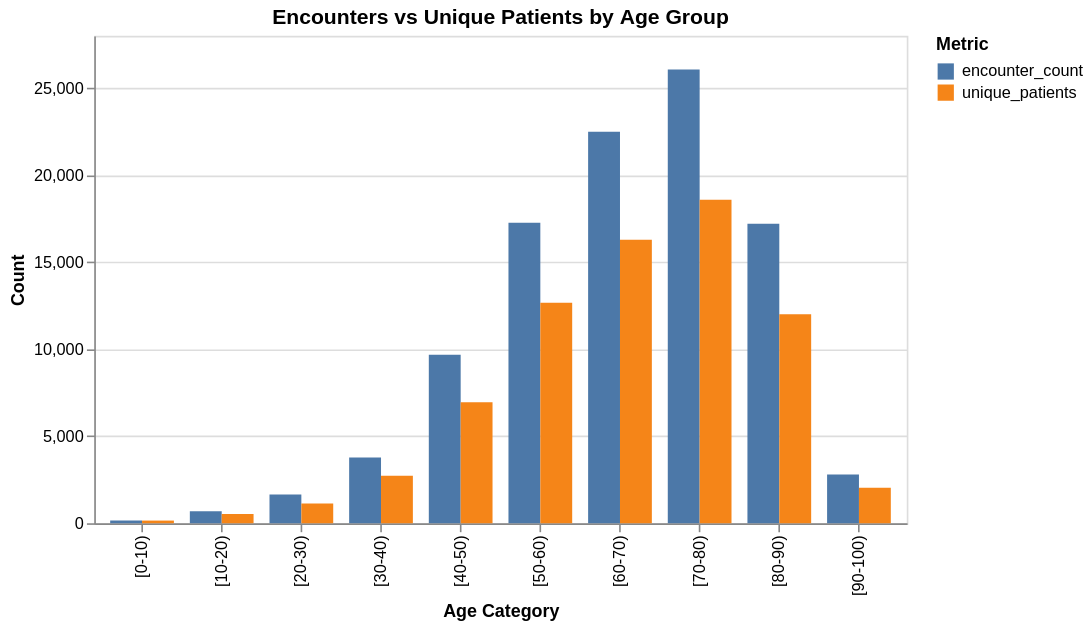

Notebook code cell kept with this figure:
### Code cell
# This plot tells us that the majority of patients in the dataset are aged 70-80, makes sense given the nature of diabetes
encounter_counts = (
    raw
    .groupby("patient_nbr")["encounter_id"]
    .count()
    .reset_index(name="encounter_count")  # this makes patient_nbr a regular column again
)

encounter_distribution = (
    encounter_counts
    .groupby("encounter_count")["patient_nbr"]
    .count()
    .reset_index(name="num_patients")
)
print(encounter_distribution)
 
encounter_by_age = (
    raw
    .groupby("age")
    .agg(
        encounter_count=("encounter_id", "count"),
        unique_patients=("patient_nbr", "nunique")
    )
    .reset_index()
)
print(encounter_by_age)

alt.Chart(encounter_by_age).transform_fold(
    ["encounter_count", "unique_patients"],
    as_=["metric", "value"]
).mark_bar().encode(
    x=alt.X("age:N", title="Age Category"),
    y=alt.Y("value:Q", title="Count"),
    color=alt.Color("metric:N", title="Metric"),
    xOffset=alt.XOffset("metric:N")
).properties(
    width=500,
    title="Encounters vs Unique Patients by Age Group"
)

### Figure 1 — Vega specification as saved in the notebook (floating-point values rounded to 4 significant figures)
{"$schema": "https://vega.github.io/schema/vega/v6.json", "data": [{"name": "source_0", "values": [{"age": "[0-10)", "metric": "encounter_count", "value_end": 161.0, "value_start": 0.0}, {"age": "[0-10)", "metric": "unique_patients", "value_end": 154.0, "value_start": 0.0}, {"age": "[10-20)", "metric": "encounter_count", "value_end": 691.0, "value_start": 0.0}, {"age": "[10-20)", "metric": "unique_patients", "value_end": 536.0, "value_start": 0.0}, {"age": "[20-30)", "metric": "encounter_count", "value_end": 1657.0, "value_start": 0.0}, {"age": "[20-30)", "metric": "unique_patients", "value_end": 1138.0, "value_start": 0.0}, {"age": "[30-40)", "metric": "encounter_count", "value_end": 3775.0, "value_start": 0.0}, {"age": "[30-40)", "metric": "unique_patients", "value_end": 2727.0, "value_start": 0.0}, {"age": "[40-50)", "metric": "encounter_count", "value_end": 9685.0, "value_start": 0.0}, {"age": "[40-50)", "metric": "unique_patients", "value_end": 6956.0, "value_start": 0.0}, {"age": "[50-60)", "metric": "encounter_count", "value_end": 17260.0, "value_start": 0.0}, {"age": "[50-60)", "metric": "unique_patients", "value_end": 12670.0, "value_start": 0.0}, {"age": "[60-70)", "metric": "encounter_count", "value_end": 22480.0, "value_start": 0.0}, {"age": "[60-70)", "metric": "unique_patients", "value_end": 16280.0, "value_start": 0.0}, {"age": "[70-80)", "metric": "encounter_count", "value_end": 26070.0, "value_start": 0.0}, {"age": "[70-80)", "metric": "unique_patients", "value_end": 18580.0, "value_start": 0.0}, {"age": "[80-90)", "metric": "encounter_count", "value_end": 17200.0, "value_start": 0.0}, {"age": "[80-90)", "metric": "unique_patients", "value_end": 12010.0, "value_start": 0.0}, {"age": "[90-100)", "metric": "encounter_count", "value_end": 2793.0, "value_start": 0.0}, {"age": "[90-100)", "metric": "unique_patients", "value_end": 2042.0, "value_start": 0.0}]}, {"name": "source_0_x_domain_age", "values": [{"age": "[0-10)"}, {"age": "[10-20)"}, {"age": "[20-30)"}, {"age": "[30-40)"}, {"age": "[40-50)"}, {"age": "[50-60)"}, {"age": "[60-70)"}, {"age": "[70-80)"}, {"age": "[80-90)"}, {"age": "[90-100)"}]}, {"name": "source_0_xOffset_domain_metric", "values": [{"metric": "encounter_count"}, {"metric": "unique_patients"}]}, {"name": "source_0_color_domain_metric", "values": [{"metric": "encounter_count"}, {"metric": "unique_patients"}]}], "marks": [{"type": "rect", "name": "marks", "from": {"data": "source_0"}, "encode": {"update": {"x": {"field": "age", "scale": "x", "offset": {"field": "metric", "scale": "xOffset"}}, "y": {"field": "value_end", "scale": "y"}, "y2": {"field": "value_start", "scale": "y"}, "fill": {"field": "metric", "scale": "color"}, "width": {"signal": "max(0.25, bandwidth('xOffset'))"}}}, "style": ["bar"]}], "scales": [{"name": "x", "type": "band", "domain": {"data": "source_0_x_domain_age", "field": "age", "sort": true}, "range": [0, {"signal": "width"}], "paddingInner": 0.2, "paddingOuter": 0.2}, {"name": "y", "type": "linear", "domain": {"data": "source_0", "fields": ["value_start", "value_end"]}, "range": [{"signal": "height"}, 0], "nice": true, "zero": true}, {"name": "xOffset", "type": "band", "domain": {"data": "source_0_xOffset_domain_metric", "field": "metric", "sort": true}, "range": [0, {"signal": "bandwidth('x')"}]}, {"name": "color", "type": "ordinal", "domain": {"data": "source_0_color_domain_metric", "field": "metric", "sort": true}, "range": "category"}], "axes": [{"scale": "y", "minExtent": 0, "gridScale": "x", "ticks": false, "zindex": 0, "tickCount": {"signal": "ceil(height/40)"}, "grid": true, "labels": false, "orient": "left", "maxExtent": 0, "domain": false, "aria": false}, {"scale": "x", "grid": false, "labelBaseline": "middle", "labelAlign": "right", "labelAngle": 270, "title": "Age Category", "orient": "bottom", "zindex": 0}, {"scale": "y", "zindex": 0, "title": "Count", "orient": "left", "grid": false, "labelOverlap": true, "tickCount": {"signal": "ceil(height/40)"}}], "title": {"text": "Encounters vs Unique Patients by Age Group", "frame": "group"}, "width": 500, "background": "white", "padding": 5, "style": "cell", "legends": [{"title": "Metric", "fill": "color", "symbolType": "square"}], "height": 300}
